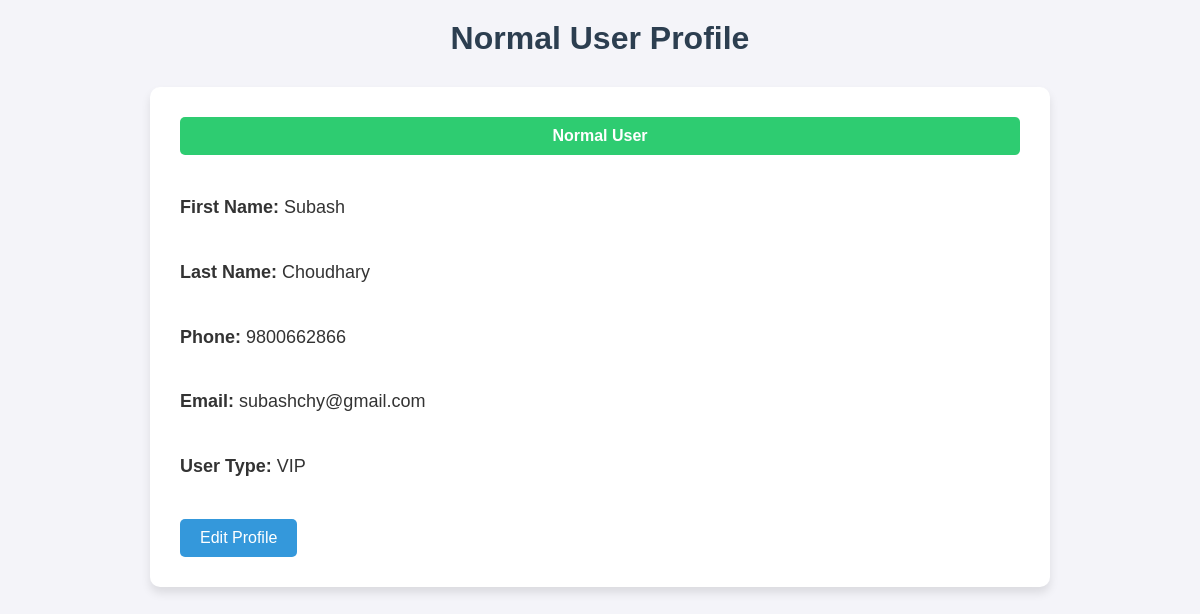
The app's page /profile/1/, older data.
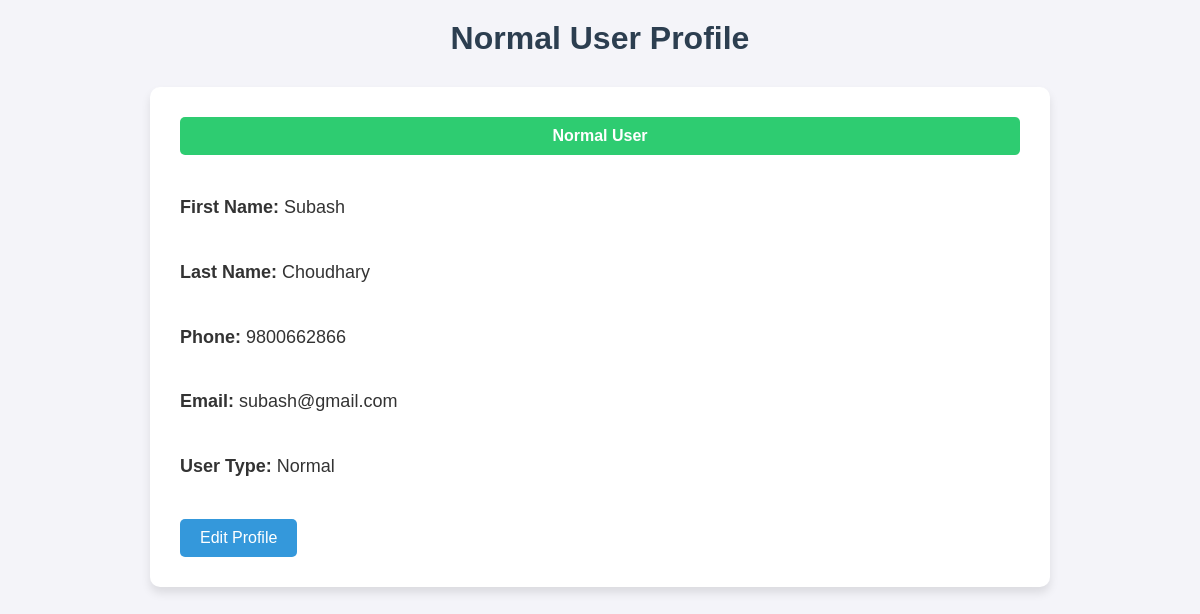
The same page, newer data.
### vcards/models.py (models this page shows, shortened)
class UserProfile(models.Model):
    USER_TYPES = [
        ('normal', 'Normal'),
        ('vip', 'VIP'),
    ]
    first_name = models.CharField(max_length=100)
    last_name = models.CharField(max_length=100)
    phone = models.CharField(max_length=15)
    email = models.EmailField(default='default@example.com')  # Provide a default value to prevent null values
    user_type = models.CharField(max_length=10, choices=USER_TYPES, default='normal')
    profile_picture = models.ImageField(upload_to='profile_pictures/', blank=True, null=True)
    cover_photo = models.ImageField(upload_to='cover_photos/', blank=True, null=True)  # blank=True, null=True
    bio = models.TextField(blank=True, null=True)  # blank=True, null=True
    facebook = models.URLField(blank=True, null=True)
    instagram = models.URLField(blank=True, null=True)
    linkedin = models.URLField(blank=True, null=True)
    portfolio_link = models.URLField(blank=True, null=True)
    twitter = models.URLField(blank=True, null=True)
    qr_code = models.ImageField(upload_to='qr_codes/', blank=True, null=True)

### vcards/views.py (the view)
# urls.py: path('profile/<int:user_id>/', views.user_profile, name='user_profile'),  # Add this line
def user_profile(request, user_id):
    user = get_object_or_404(UserProfile, pk=user_id)
    if user.user_type == 'VIP':
        return render(request, 'vip_profile.html', {'user': user})
    else:
        return render(request, 'normal_profile.html', {'user': user})

### vcards/Templates/normal_profile.html (shortened to what this page needs)
<!DOCTYPE html>
<html lang="en">
<head>
</head>
<body>
    <h1>Normal User Profile</h1>
    <div class="profile-container">
        <div class="profile-banner">Normal User</div>
        <div class="profile-details">
            <p><strong>First Name:</strong> {{ user.first_name }}</p>
            <p><strong>Last Name:</strong> {{ user.last_name }}</p>
            <p><strong>Phone:</strong> {{ user.phone }}</p>
            <p><strong>Email:</strong> {{ user.email }}</p>
            <p><strong>User Type:</strong> {{ user.get_user_type_display }}</p>
        </div>
        <a href="#" class="edit-profile">Edit Profile</a>
    </div>
</body>
</html>

Row changes from the older to the newer data that the page shows:
changed UserProfile "Subash": email "subashchy@gmail.com" → "subash@gmail.com"; user_type "VIP" → "Normal"
